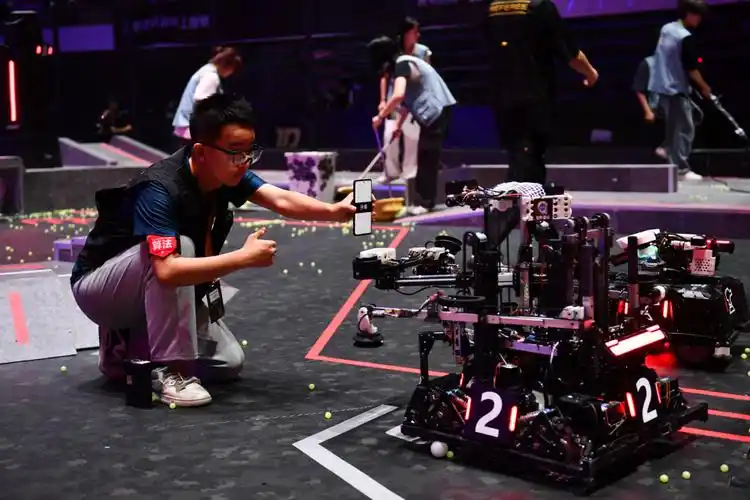
//> input picture homework1/images/test.webp, 750 x 500 px
$ ./main   (built with g++ and OpenCV 4)
//> lines starting //> are read from the running program, lines starting //| are printed output that depends on the picture
//> further down, src is the input picture: 500 rows x 750 cols, CV_8UC3; mean B, G, R 57.3, 48.7, 61.4
### homework1/tools.hpp
#include <opencv2/opencv.hpp>
/*
 * @brief 图片等比例缩放并居中放置到640x640黑色画布
 * @param src 输入图像（原始图片）
 * @param dst 输出图像（640x640画布，缩放后的图片居中，缺失部分黑色）
 * @param scale 输出参数：实际缩放比例
 * @param offset_x 输出参数：缩放后图片在画布上的x轴偏移量（水平居中）
 * @param offset_y 输出参数：缩放后图片在画布上的y轴偏移量（垂直居中）
 */
void resizeAndCenterImage(
  const cv::Mat& src,
  cv::Mat& dst,
  double& scale,
  int& offset_x,
  int& offset_y
);

### homework1/tools.cpp
#include "tools.hpp"

void resizeAndCenterImage(
  const cv::Mat& src,
  cv::Mat& dst,
  double& scale,
  int& offset_x,
  int& offset_y
) {
  const int target_w = 640;
  const int target_h = 640;

  double scale_w = static_cast<double>(target_w) / src.cols;
//> scale_w = 0.853
  double scale_h = static_cast<double>(target_h) / src.rows;
//> scale_h = 1.28
  scale = std::min(scale_w, scale_h);
//> scale = 0.853

  int resized_w = static_cast<int>(src.cols * scale);
//> resized_w = 640
  int resized_h = static_cast<int>(src.rows * scale);
//> resized_h = 426

  offset_x = (target_w - resized_w) / 2;
//> offset_x = 0
  offset_y = (target_h - resized_h) / 2;
//> offset_y = 107

  cv::Mat resized;
  cv::resize(src, resized, cv::Size(resized_w, resized_h), 0, 0, cv::INTER_AREA);
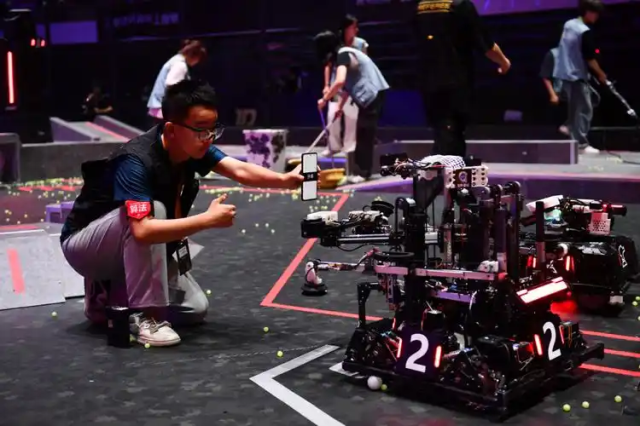
//> resized: 426 rows x 640 cols, CV_8UC3; mean B, G, R 57.2, 48.7, 61.4

  dst = cv::Mat::zeros(target_h, target_w, CV_8UC3);

  resized.copyTo(dst(cv::Rect(offset_x, offset_y, resized_w, resized_h)));
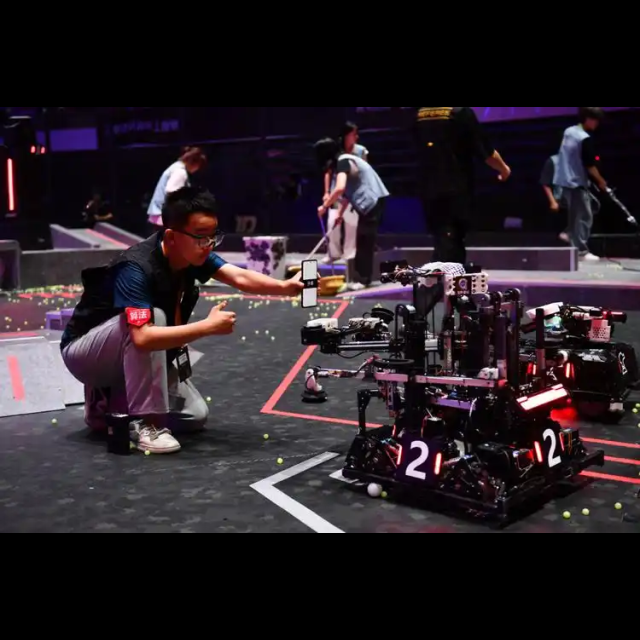
//> dst: 640 rows x 640 cols, CV_8UC3; mean B, G, R 38.1, 32.4, 40.8
}

### homework1/main.cpp
#include <opencv2/opencv.hpp>
#include <fmt/core.h>
#include "tools.hpp"

int main() {
  std::string image_path = "/home/ros2/homework/images/test.webp";

  cv::Mat src = cv::imread(image_path, cv::IMREAD_COLOR);
  if (src.empty()) {
    fmt::print("Error: Failed to read image '{}'\n", image_path);
    return 1;
  }

  cv::Mat dst;
  double scale;
  int offset_x, offset_y;
  resizeAndCenterImage(src, dst, scale, offset_x, offset_y);
//> scale = 0.853; offset_x = 0; offset_y = 107

  fmt::print("Part2: OpenCV image processing\n");
//> (this line was passed over: fmt is not available in this run)
  fmt::print("Original Image Size: {}x{}\n", src.cols, src.rows);
//> (this line was passed over: fmt is not available in this run)
  fmt::print("Resize Scale: {:.4f}\n", scale);
//> (this line was passed over: fmt is not available in this run)
  fmt::print("Offset (x, y): ({}, {})\n", offset_x, offset_y);
//> (this line was passed over: fmt is not available in this run)

  cv::namedWindow("Resized Image (640x640)", cv::WINDOW_NORMAL);
  cv::imshow("Resized Image (640x640)", dst);
  fmt::print("\nPress any key to close the window...\n");
//> (this line was passed over: fmt is not available in this run)
  cv::waitKey(0);

  cv::destroyAllWindows();
  return 0;
}
